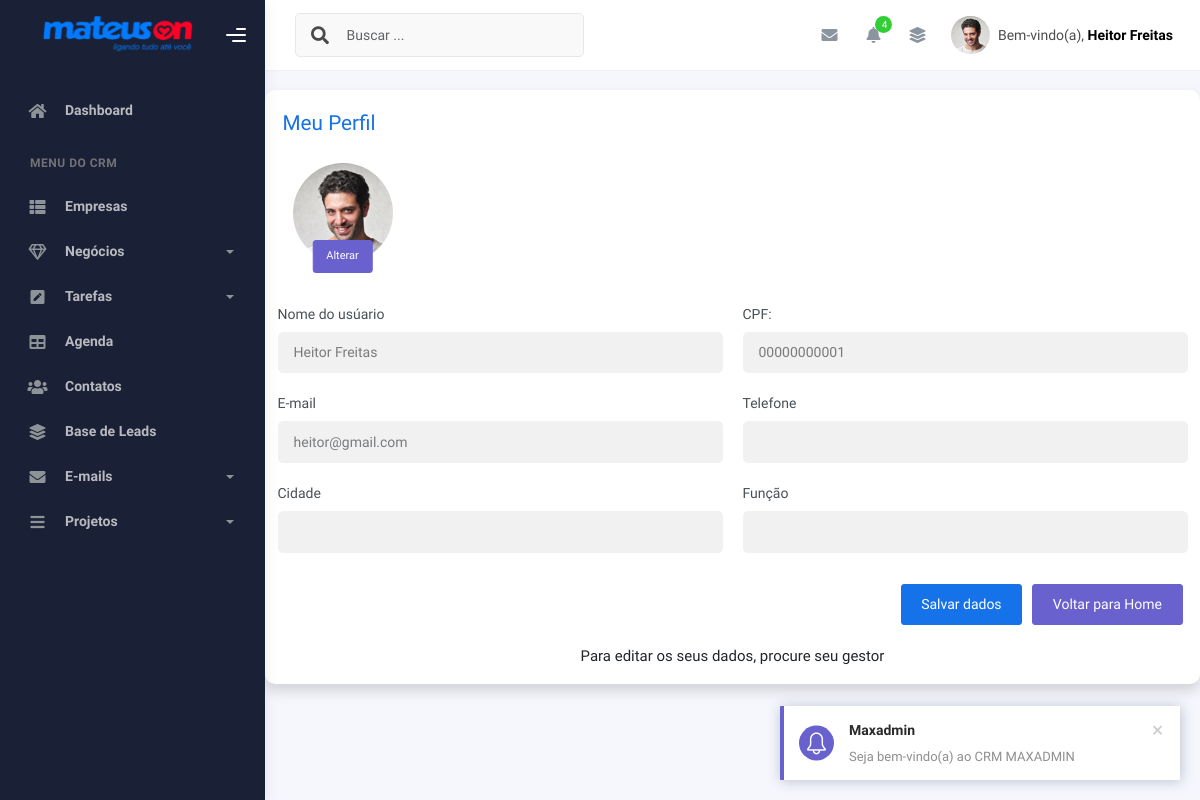
Page /perfil/ (signed in) on the earlier database version.
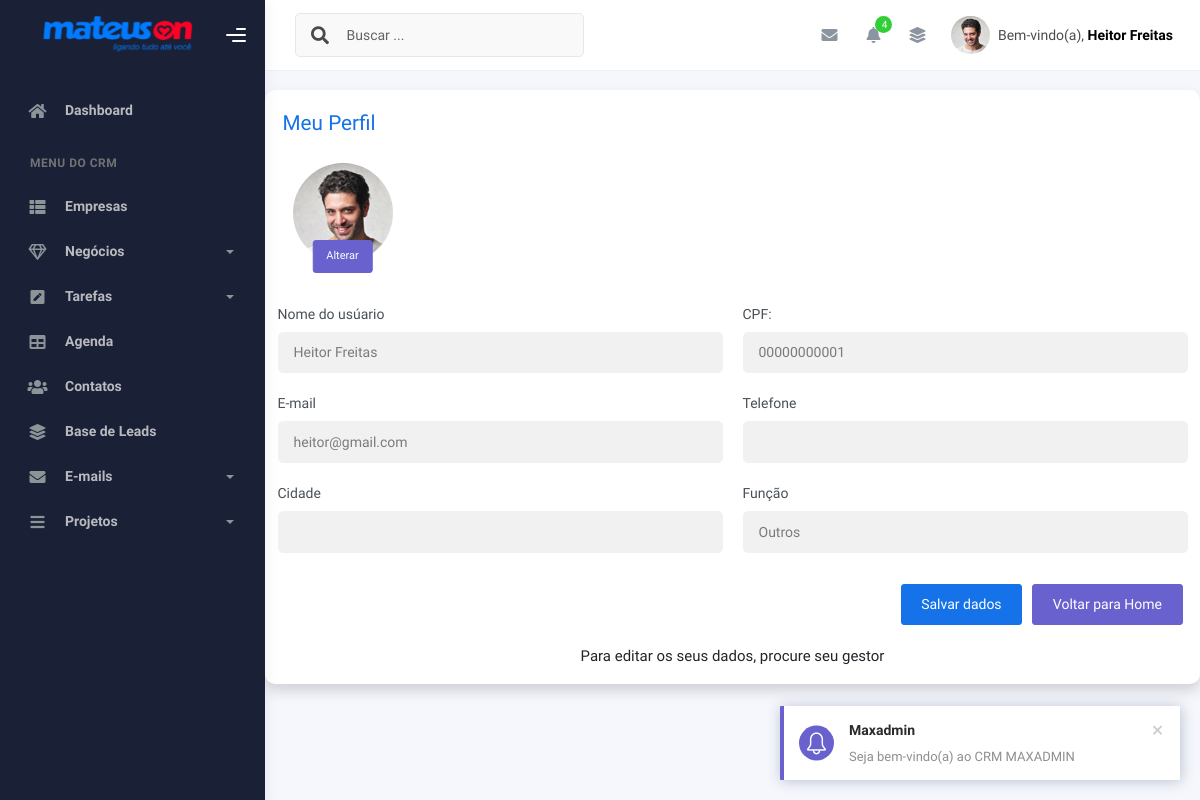
Same page on the later database version.
### apps/usuarios/models.py (models this page shows, shortened)
class Usuario(AbstractBaseUser, PermissionsMixin):
    SETOR = [
        ('Comercial', 'Comercial'),
        ('Marketing', 'MArketing'),
        ('Financeiro', 'Financeiro'),
        ('Outros', 'Outros'),
    ]
    nome_completo = models.CharField(
        verbose_name="Nome completo",
        max_length=200,
    )
    cpf = models.CharField(
        verbose_name="CPF",
        max_length=11,
        unique=True,
    )
    email = models.EmailField(
        verbose_name="E-mail do usuário",
        max_length=194,
        unique=True
    )
    foto_perfil = models.FileField(
        upload_to="Imagem perfil/",
        blank=True
    )
    telefone = models.CharField(
        blank=True,
        max_length=12
    )
    cidade = models.CharField(
        max_length=20,
        blank=True
    )
    estado = models.CharField(
        max_length=20,
        blank=True
    )
    funcao = models.CharField(
        max_length=20,
        blank=True,
        choices=SETOR
    )
    is_active = models.BooleanField(verbose_name="Usuário está ativo", default=True)
    is_staff = models.BooleanField(verbose_name="Usuário é da equipe", default=False)
    is_superuser = models.BooleanField(verbose_name="Super usuário", default=False)
    USERNAME_FIELD = "email"
    objects = UsuarioManager()
    class Meta:
        verbose_name = "Usuario"
        verbose_name_plural = "Usuarios"
        db_table = "usuario"

### apps/usuarios/views.py (the view)
# urls.py: path('perfil/', detalhes_perfil, name='detalhes_perfil'),
@login_required
def detalhes_perfil(request):
    return render(request, "perfil_usuario/perfil.html")

### templates/perfil_usuario/perfil.html (shortened to what this page needs)
{% extends "base.html" %}
{% load widget_tweaks %}
{% block conteudo %}
<div class="container">
    <div class="card shadow mb-4">
        <div class="card-body">
            <h4 class="mb-3 text-primary">
                Meu Perfil
            </h4>
            <div>
                <div class="form-group col-md-6 text-left">
                    <div style="position: relative; display: inline-block;">
                        <a>
                            <img src="{{ request.user.foto_perfil.url }}" style="height: 100px; width: 100px; border-radius: 100%;" alt="">
                        </a>
                        <a href="#" class="btn btn-sm btn-secondary" style="position: absolute; bottom: -10px; left: 50%; transform: translateX(-50%);">Alterar</a>
                    </div>
                </div>
            </div>
    <form class="mt-4">
        <div class="row">
            <div class="form-group col-md-6">
                <label>Nome do usúario</label>
                <input type="text" class="form-control" value="{{ request.user.nome_completo }}" disabled>
            </div>
            <div class="form-group col-md-6">
                <label>CPF:</label>
                <input type="text" class="form-control" value="{{ request.user.cpf }}" disabled>
            </div>
        </div>
        <div class="row">
            <div class="form-group col-md-6">
                <label>E-mail</label>
                <input type="text" class="form-control" value="{{ request.user.email }}" disabled>
            </div>
            <div class="form-group col-md-6">
                <label>Telefone</label>
                <input type="text" class="form-control" value="{{ request.user.telefone }}" disabled>
            </div>
        </div>
        <div class="row">
            <div class="form-group col-md-6">
                <label>Cidade</label>
                <input type="text" class="form-control" value="{{ request.user.cidade }}" disabled>
            </div>
            <div class="form-group col-md-6">
                <label>Função</label>
                <input type="text" class="form-control" value="{{ request.user.funcao }}" disabled>
            </div>
        </div>
            <div class="d-flex justify-content-end mt-4">
                <button class="btn btn-primary mr-2" type="submit">
                    <span class="text">Salvar dados</span>
                </button>
                <a href="{% url 'index' %}" class="btn btn-secondary text-white" type="button" style="margin-left: 10px;">
                    <span class="text">Voltar para Home</span>
                </a>
            </div>
        </div>
        <p class="text-center">Para editar os seus dados, procure seu gestor</p>
        </div>
        </div>
</div>
{% endblock %}

### templates/base.html (shortened to what the changed rows need)
<!DOCTYPE html>
{% load static %}
<html lang="pt">
  <head>
    <link rel="stylesheet" href="{% static 'assets/css/bootstrap.min.css' %}" />
    <link rel="stylesheet" href="{% static  'assets/css/plugins.min.css' %}" />
    <link rel="stylesheet" href="{% static  'assets/css/kaiadmin.min.css' %}" />
    <link rel="stylesheet" href="{% static 'assets/css/demo.css' %}" />
  </head>
  <body>
    <div class="wrapper">
      <div class="main-panel">
        <div class="main-header">
          <nav
            class="navbar navbar-header navbar-header-transparent navbar-expand-lg border-bottom"
          >
            <div class="container-fluid">
              <ul class="navbar-nav topbar-nav ms-md-auto align-items-center">
                <li class="nav-item topbar-user dropdown hidden-caret">
                  <a
                    class="dropdown-toggle profile-pic"
                    data-bs-toggle="dropdown"
                    href="#"
                    aria-expanded="false"
                  >
                    <div class="avatar-sm">
                      {% if request.user.foto_perfil %}
                      <img
                        src="{{ request.user.foto_perfil.url }}"
                        alt="..."
                        class="avatar-img rounded-circle"
                      />
                    {% endif %}
                    </div>
                    <span class="profile-username">
                      <span class="op-7">Bem-vindo(a),</span>
                      <span class="fw-bold">{{ request.user.nome_completo }}</span>
                    </span>
                  </a>
                </li>
              </ul>
            </div>
          </nav>
        </div>
        {% block conteudo %} {% endblock conteudo %}
</div>
</body>
</html>

Differences in the rows shown:
changed Usuario "Heitor Freitas": user.funcao (not shown) → "Outros"
